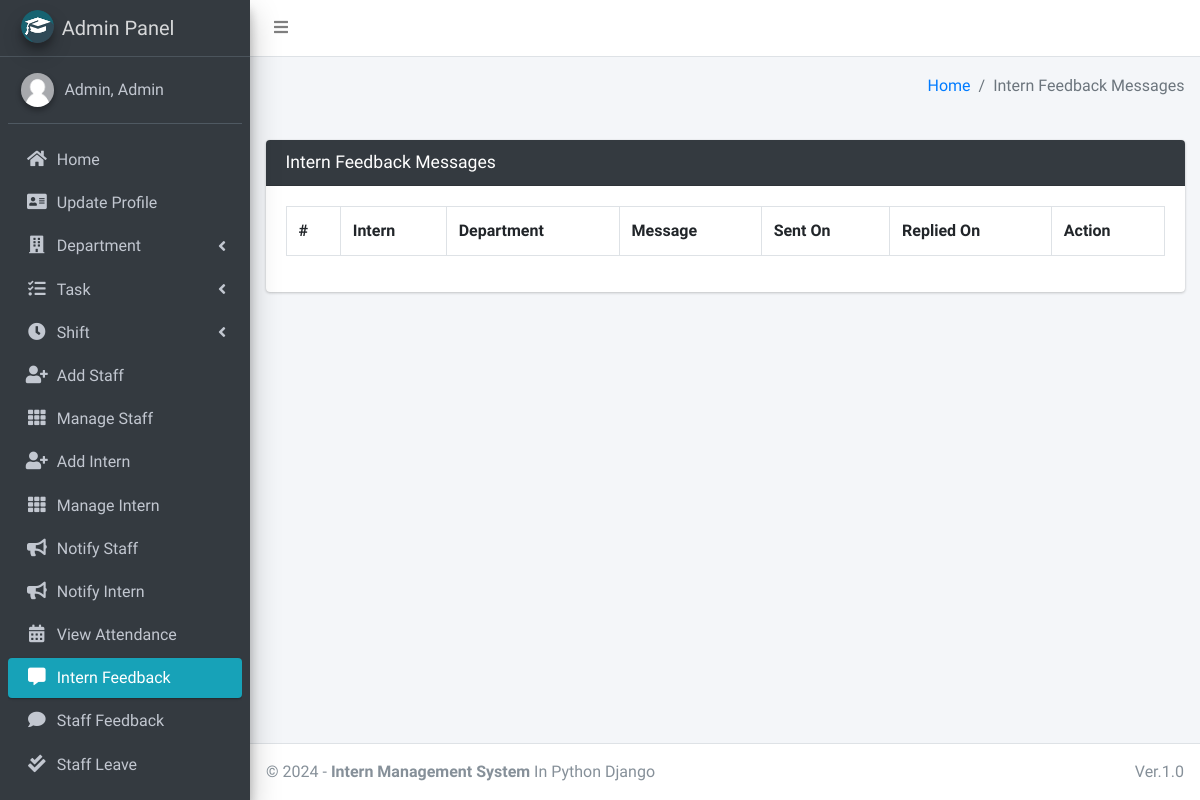
/intern/view/feedback/ (signed in), run on an earlier commit of the app's database.
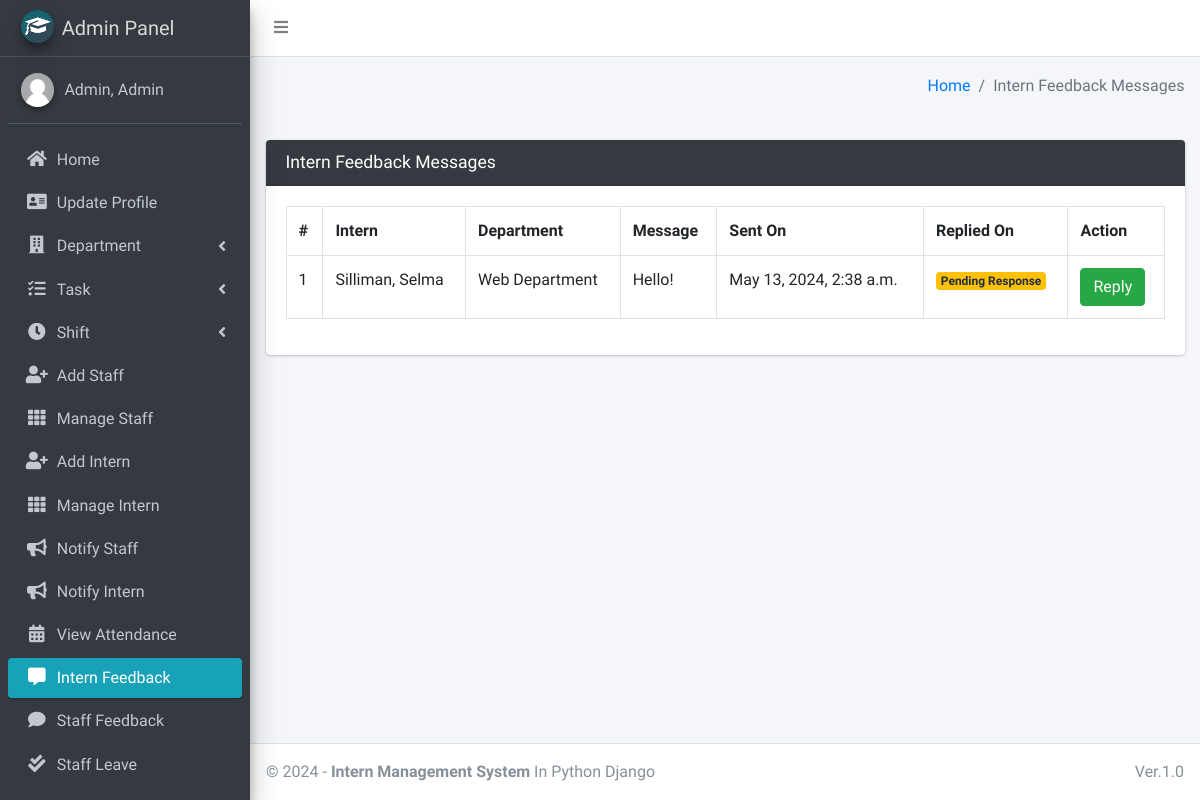
And on a later commit of the database.
### main_app/models.py (models this page shows, shortened)
class FeedbackIntern(models.Model):
    intern = models.ForeignKey(Intern, on_delete=models.CASCADE)
    feedback = models.TextField()
    reply = models.TextField()
    created_at = models.DateTimeField(auto_now_add=True)
    updated_at = models.DateTimeField(auto_now=True)

class Intern(models.Model):
    admin = models.OneToOneField(CustomUser, on_delete=models.CASCADE)
    department = models.ForeignKey(Department, on_delete=models.DO_NOTHING, null=True, blank=False)
    shift = models.ForeignKey(Shift, on_delete=models.DO_NOTHING, null=True)
    staff = models.ForeignKey(Staff, on_delete=models.DO_NOTHING, null=True, blank=False)

class CustomUser(AbstractUser):
    USER_TYPE = ((1, "HOD"), (2, "Staff"), (3, "Intern"))
    GENDER = [("M", "Male"), ("F", "Female")]
    username = None  # Removed username, using email instead
    email = models.EmailField(unique=True)
    user_type = models.CharField(default=1, choices=USER_TYPE, max_length=1)
    gender = models.CharField(max_length=1, choices=GENDER)
    profile_pic = models.ImageField()
    address = models.TextField()
    fcm_token = models.TextField(default="")  # For firebase notifications
    created_at = models.DateTimeField(auto_now_add=True)
    updated_at = models.DateTimeField(auto_now=True)
    USERNAME_FIELD = "email"
    REQUIRED_FIELDS = []
    objects = CustomUserManager()
    def __str__(self):
        return self.last_name + ", " + self.first_name

class Department(models.Model):
    name = models.CharField(max_length=120)
    created_at = models.DateTimeField(auto_now_add=True)
    updated_at = models.DateTimeField(auto_now=True)
    def __str__(self):
        return self.name

### main_app/hod_views.py (the view, shortened to what this page needs)
# urls.py: path("intern/view/feedback/", hod_views.intern_feedback_message,
@csrf_exempt
def intern_feedback_message(request):
    if request.method != 'POST':
        feedbacks = FeedbackIntern.objects.all()
        context = {
            'feedbacks': feedbacks,
            'page_title': 'Intern Feedback Messages'
        }
        return render(request, 'hod_template/intern_feedback_template.html', context)

### main_app/templates/hod_template/intern_feedback_template.html (shortened to what this page needs)
{% extends 'main_app/base.html' %}
{% load static %}
{% block content %}
<section class="content">
    <div class="container-fluid">
        <div class="row">
            <div class="col-md-12">
                <div class="card card-dark">
                    <div class="card-header">
                        <h3 class="card-title">{{page_title}}</h3>
                    </div>
                    <div class="table card-body">
                        <table class="table table-bordered table-hover">
                            <tr>
                                <th>#</th>
                                <th>Intern</th>
                                <th>Department</th>
                                <th>Message</th>
                                <th>Sent On</th>
                                <th>Replied On</th>
                                <th>Action</th>
                            </tr>
                            {% for feedback in  feedbacks %}
                              <tr>
                                  <td>{{forloop.counter}}</td>
                                  <td>{{feedback.intern.admin.last_name}}, {{feedback.intern.admin.first_name}}</td>
                                  <td>{{feedback.intern.department}}</td>
                                  <td>{{feedback.feedback}}</td>
                                      {% if feedback.reply == "" %}
                                      <td>{{feedback.created_at}}</td>
                                      <td><span  class='badge badge-warning'>Pending Response</span></td>
                                           <td> <button data-toggle = "modal" data-target = "#reply_modal" value="{{feedback.id}}" class="btn btn-success reply_open_modal">Reply</button>
                                          {% else %}
                                          <td>{{feedback.created_at}}</td>
                                          <td>{{feedback.updated_at}}</td>
                                            <td>{{feedback.reply}}</td>
                                      {% endif %}
                                  </td>
                              </tr>
                            {% endfor %}
                        </table>
                    </div>
                    </div>
            </div>
        </div>
    </div>
</section>
{% endblock content %}

What changed in the data, as far as the page shows it:
added FeedbackIntern: intern.admin.last_name "Silliman", intern.admin.first_name "Selma", intern.department "Web Department", feedback "Hello!", created_at "May 13, 2024, 2:38 a.m."
